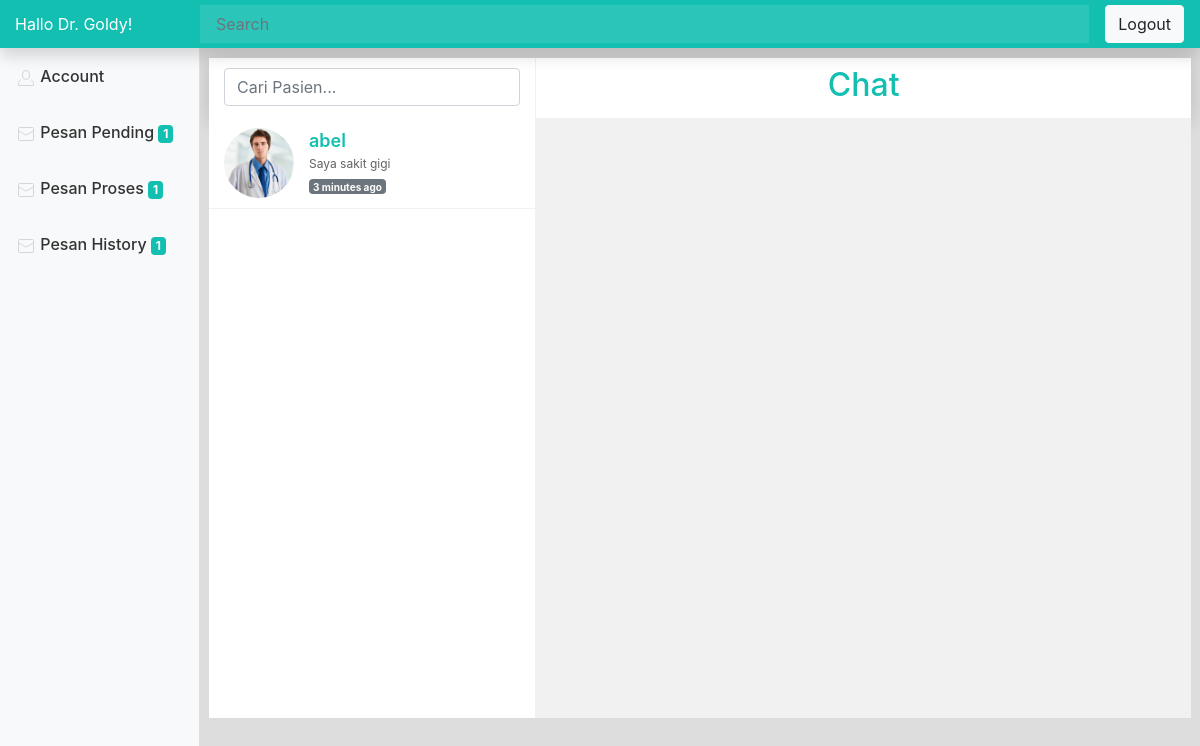
Page /index.php?p=pesan_history (signed in) on the committed database.
### tables this page shows
CREATE TABLE `tkonsultasi` (
  `id_konsultasi` int(11) NOT NULL,
  `id_dokter` int(11) NOT NULL,
  `id_pasien` int(11) NOT NULL,
  `topik_konsul` text NOT NULL,
  `konsultasi_date` timestamp NOT NULL DEFAULT CURRENT_TIMESTAMP ON UPDATE CURRENT_TIMESTAMP,
  `status_konsul` varchar(20) NOT NULL
);

CREATE TABLE `tuser` (
  `id_user` int(11) NOT NULL,
  `nama_user` varchar(50) NOT NULL,
  `email_user` varchar(50) NOT NULL,
  `telp_user` varchar(20) NOT NULL,
  `pass_user` varchar(255) NOT NULL,
  `spesialis` varchar(20) DEFAULT NULL,
  `role` varchar(20) DEFAULT NULL,
  `foto_user` varchar(50) DEFAULT NULL,
  `tgl_lahir` date DEFAULT NULL,
  `jk` varchar(30) DEFAULT NULL
);

### index.php (called while the page is built, shortened)
<?php
include 'database/Konsultasi.php';
?>
<?php
if(!isset($_GET['p'])){
  $page = "select_main";
}else{
  $page = $_GET['p'];
}
include 'pages/'.$page .'.php';
?>

### database/Konsultasi.php (called while the page is built, shortened)
<?php
  class Konsultasi{
    private $pdo;
    function __construct(){
      try{
        $this->pdo = new PDO('mysql:host=localhost;dbname=db_konsuldoc','root','');
      }catch(PDOException $e){
        echo $e;
      }
    }
      public function tampilKonsulDokterByIdFinish($id){
    		$sql="SELECT * FROM tkonsultasi,tuser WHERE id_dokter='$id'AND status_konsul='finish' AND tkonsultasi.id_pasien = tuser.id_user";
    		$stmt = $this->pdo->query($sql);
    		return $stmt;
    	}
  }
 ?>

### pages/pesan_history.php (the view, shortened to what this page needs)
<?php
    $id = $_SESSION['id'];
    $tampilKonsul = $konsul->tampilKonsulDokterByIdFinish($id);
 ?>
<body style="background:#ddd;">
   <div class="row bar-pesan">
      <div class="col-4 cari-chat text-center">
         <input class="form-control mr-sm-2 kotak-chat" type="search"  placeholder="Cari Pasien..." autofocus aria-label="Search" id="keyword">
      </div>
      <div class="col-8 text-center mt-2">
        <h2 class="text-hijau">Chat</h2>
      </div>
    </div>
    <div class="row">
      <div class="col-4 kotak-list-chat">
        <?php foreach ($tampilKonsul as $row): ?>
        <a href="index.php?p=pesan_history&&id_konsul=<?= $row['id_konsultasi'] ?>"  >
          <div class="list-user" id="tomboluser" >
            <img src="<?= $row['foto_user'] ?>" class="">
            <h1><?= $row['nama_user'] ?></h1>
            <p><?= $row['topik_konsul'] ?></p>
            <span class="badge badge-secondary time">3 minutes ago</span>
          </div>
        </a>
        <?php endforeach; ?>
      </div>
      <div class="col-8 kotak-isi-chat" id="isichat">
          <div class="chatlog" id="chatlog">
      </div>
    </div>

### pesan.css (style rules this page uses)
.cari-chat { border-right: 1px solid #f1f1f1; }
.kotak-list-chat { height: 600px; background-color: #fff; border-right: 1px solid #f1f1f1; padding-left: 0; padding-right: 0; overflow-x: hidden; overflow-y: scroll; }
.kotak-chat { margin-top: 10px; }
.bar-pesan { box-shadow: 0 3px 20px rgba(0,0,0,0.16); position: relative; background: #fff; height: 60px; margin-top: 10px; }
.list-user { overflow: hidden; border-bottom: 1px solid #f1f1f1; }
.list-user h1 { font-size: 18px; margin-top:12px; color: #13BFB1; font-weight: 570; }
.list-user p { margin-top: -5px; color: #636363; height: 18px; overflow: hidden; font-size: 12px; margin-right:15px; margin-bottom: 0; }
.list-user img { width: 70px; height: 70px; float: left; border-radius: 120px; margin-right: 15px; margin-bottom: 10px; margin-left:15px; margin-top:10px; }
.time { font-size: 10px; }
.kotak-isi-chat { background: #f1f1f1; height: 600px; padding-right: 0; padding-left:0; }
.chatlog { overflow-x: hidden; overflow-y: scroll; height: 540px; }
.text-hijau { color: #13BFB1; }

### rows in the picture
tkonsultasi: id_pasien.foto_user (picture), id_pasien.nama_user "abel", topik_konsul "Saya sakit gigi"

### other values in the picture
$_SESSION['nama'] "Goldy"
$hitungKonsulPending "1"
$hitungKonsulProcess "1"
$hitungKonsulFinish "1"
